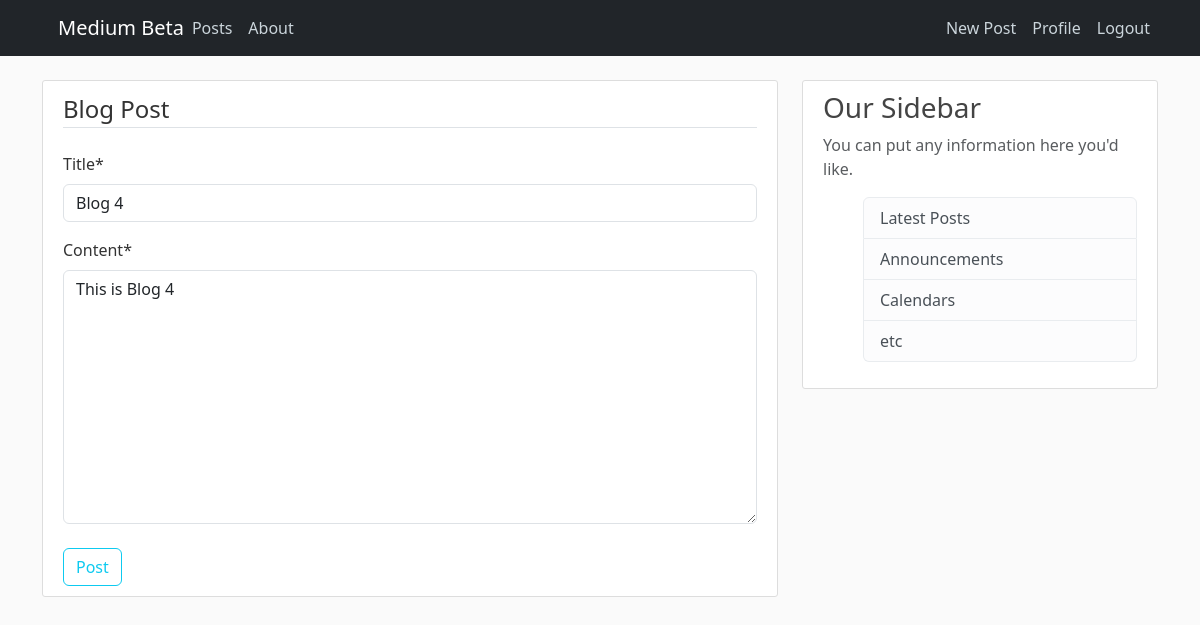
The app's page /post/update/4 (signed in), older data.
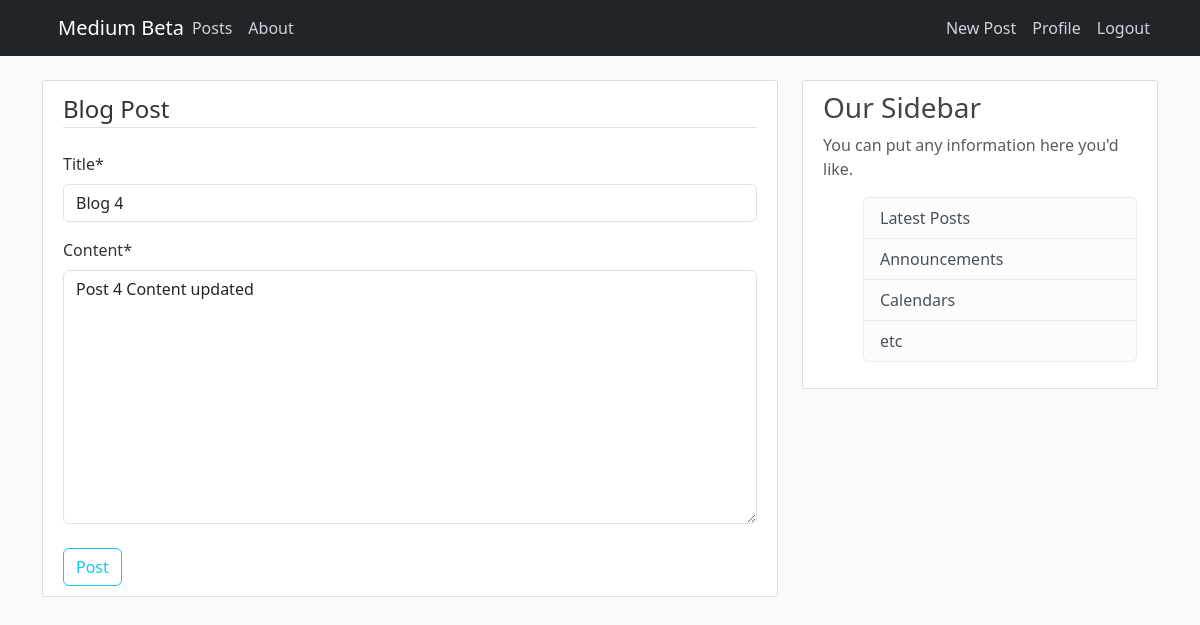
The same page, newer data.
### blog/models.py (models this page shows, shortened)
class Post(models.Model):
    title = models.CharField(max_length=100)
    content = models.TextField()
    date_posted = models.DateTimeField(default=timezone.now)
    author = models.ForeignKey(User, on_delete=models.CASCADE)

### blog/views.py (the view)
# urls.py: path('post/update/<int:pk>', PostUpdateView.as_view(), name="post-update"),
class PostUpdateView(LoginRequiredMixin, UserPassesTestMixin, UpdateView):
    model = Post
    fields = ['title', 'content']
    def test_func(self):
        post = self.get_object()
        return self.request.user == post.author

### blog/templates/blog/post_form.html (shortened to what this page needs)
{% extends 'blog/base.html' %} {% load crispy_forms_tags %} {% block content %}
<div class="content-section">
  <form method="POST">
    <fieldset class="form-group">
      <legend class="border-bottom mb-4">Blog Post</legend>
      {{ form|crispy }}
    </fieldset>
    <div class="form-group mt-2">
      <button type="submit" class="btn btn-outline-info">Post</button>
    </div>
  </form>
</div>
{% endblock content %}

Row changes from the older to the newer data that the page shows:
changed Post "Blog 4": content "This is Blog 4" → "Post 4 Content updated"
